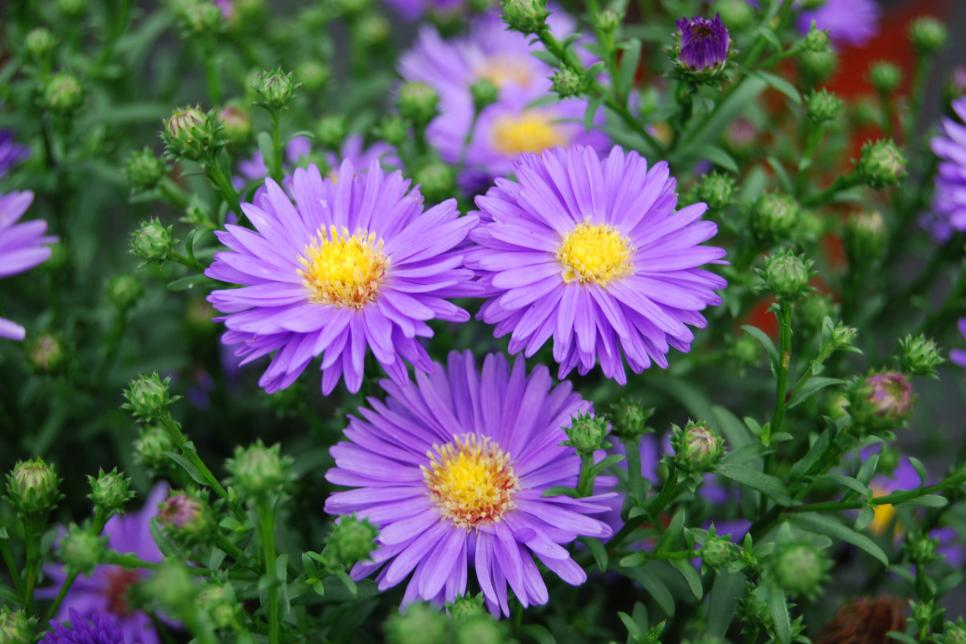
#> input picture year 2/semester 4/Digital picture processing/fist midterm exam/flowers.jpg, 966 x 644 px
$ python Andrej_Bardakoski_201149.py   (older library calls are emulated)
#> lines starting #> are read from the running program, lines starting #| are printed output that depends on the picture
import cv2
import numpy as np
from matplotlib import pyplot as plt

img_org = cv2.imread("flowers.jpg", 1)
#> img_org is the input picture: shape (644, 966, 3); mean B, G, R 93.5, 92.5, 88.3
img_gray = cv2.cvtColor(img_org, cv2.COLOR_BGR2GRAY)
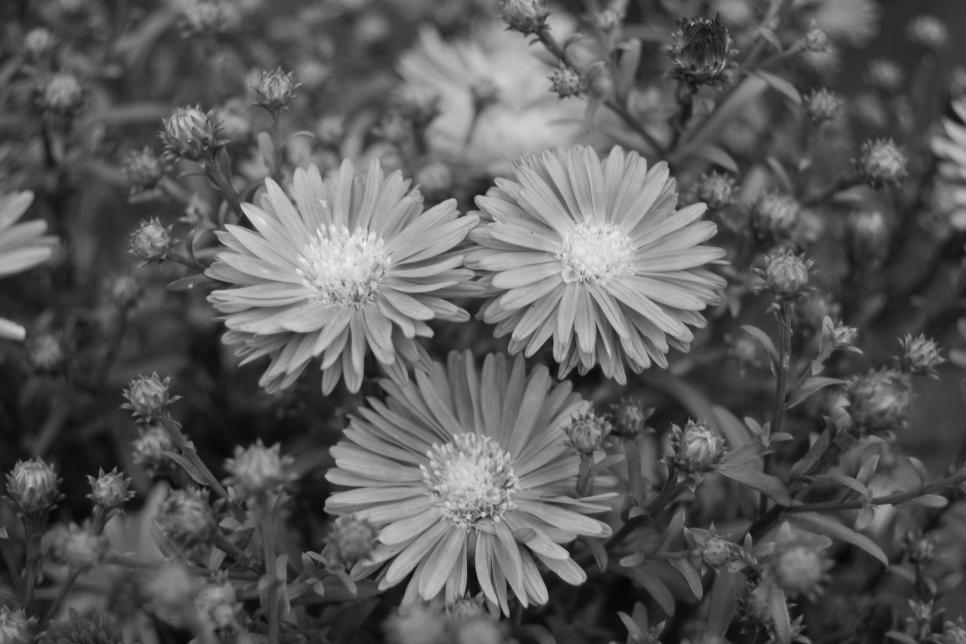
#> img_gray: shape (644, 966); min 4, max 241, mean 91.3
img_rgb = cv2.cvtColor(img_org, cv2.COLOR_BGR2RGB)

mask = np.zeros(img_gray.shape)
mask=np.uint8(mask)
mask[130:620,180:730]=255

img_masked=cv2.bitwise_and(img_gray,img_gray,mask=mask)
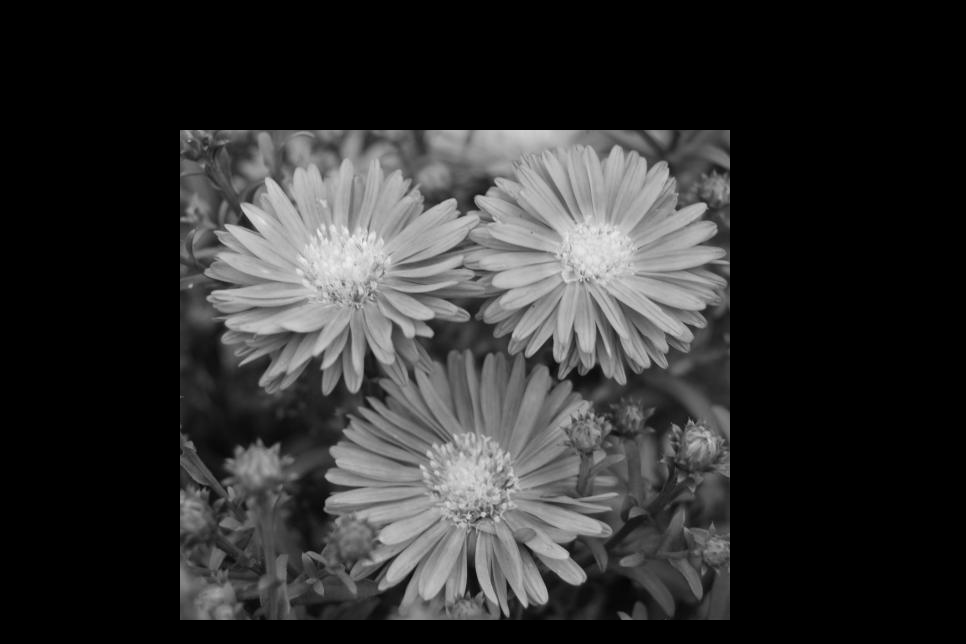
#> img_masked: shape (644, 966); min 0, max 241, mean 47.9

hist_mask = cv2.calcHist([img_gray],[0],mask,[256],[0,256])
#> hist_mask = 256 values, max 2160 at index 178, min 0 at index 0, mean 1052.7

grad_x = cv2.Sobel(img_gray, cv2.CV_16S, 1, 0, ksize=3, scale=1, delta=0, borderType=cv2.BORDER_DEFAULT)
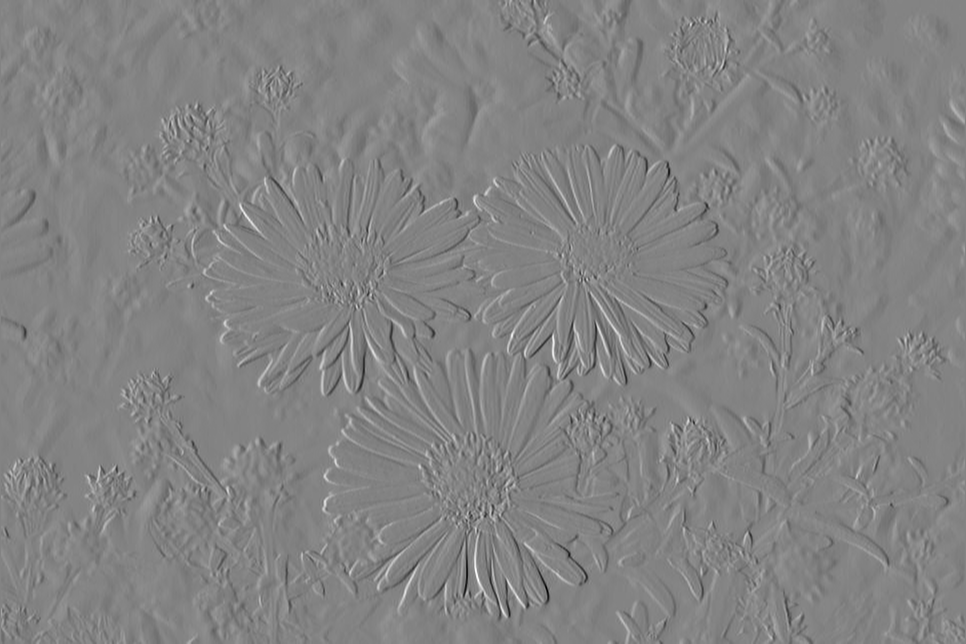
#> grad_x: shape (644, 966) int16; min -595, max 561, mean 0.1; drawn with min black and max white
grad_y = cv2.Sobel(img_gray, cv2.CV_16S, 0, 1, ksize=3, scale=1, delta=0, borderType=cv2.BORDER_DEFAULT)
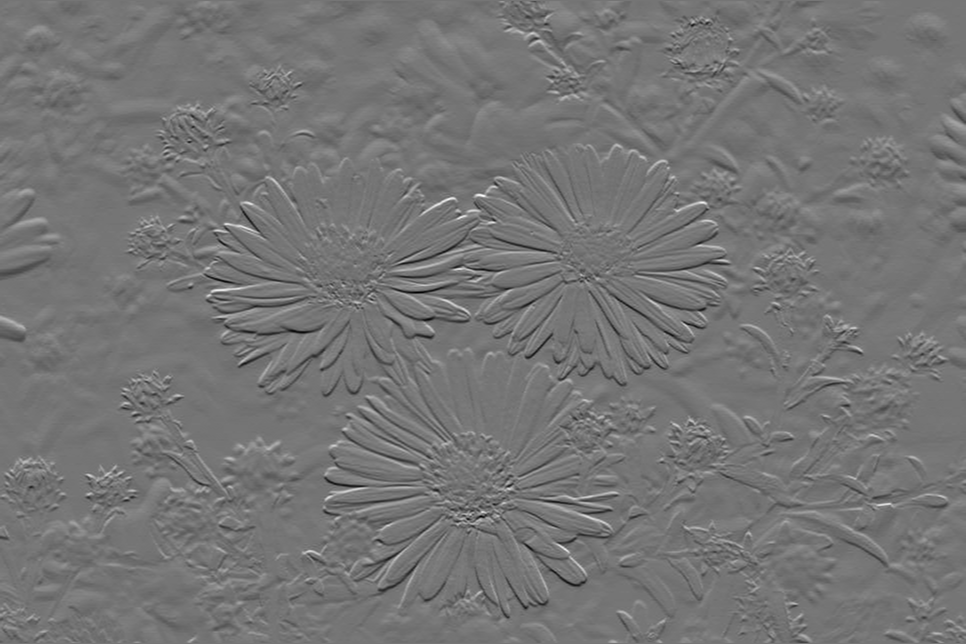
#> grad_y: shape (644, 966) int16; min -442, max 516, mean -0.4; drawn with min black and max white

img_grad_x = cv2.convertScaleAbs(grad_x)
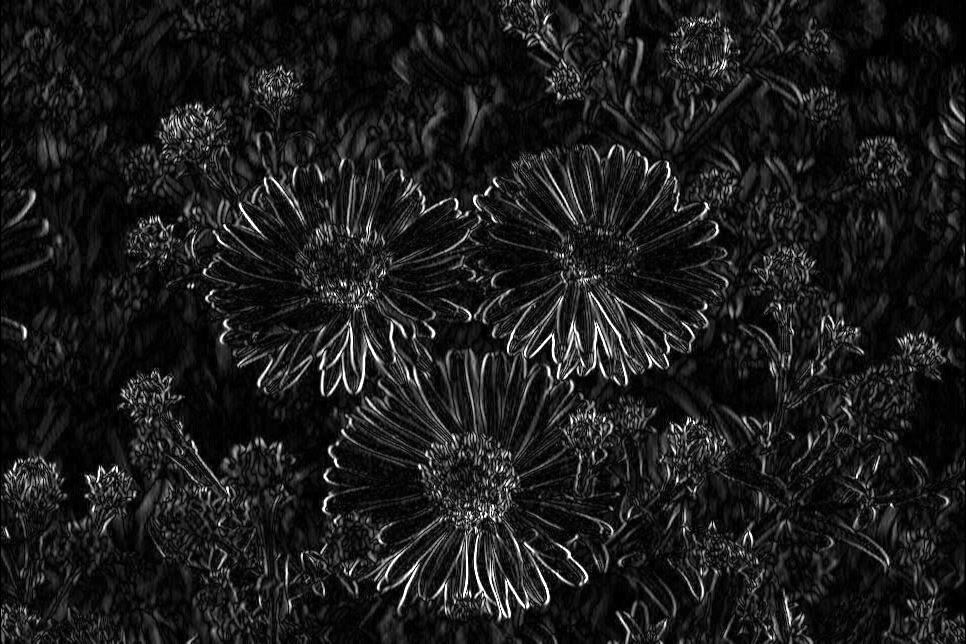
#> img_grad_x: shape (644, 966); min 0, max 255, mean 27.6
img_grad_y = cv2.convertScaleAbs(grad_y)
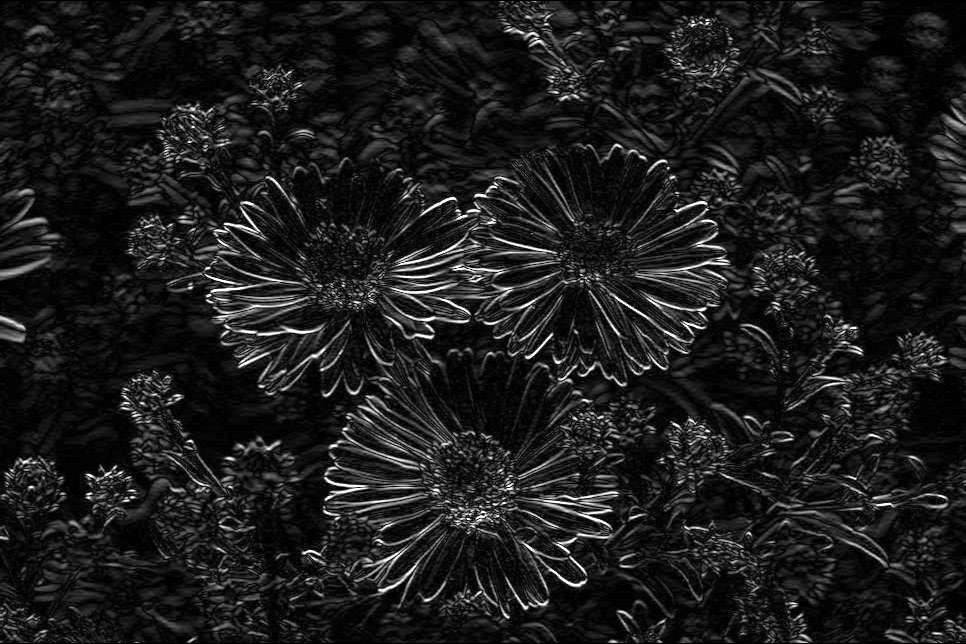
#> img_grad_y: shape (644, 966); min 0, max 255, mean 28.5

plt.subplot(321),plt.imshow(img_rgb,'gray'),plt.title('ORIGINAL')
plt.subplot(322),plt.imshow(img_gray,'gray'),plt.title('GRAY')
plt.subplot(323),plt.imshow(img_masked,'gray'),plt.title('MASKED')
plt.subplot(324),plt.plot(hist_mask),plt.title('REFLECT_101')
plt.subplot(325),plt.imshow(img_grad_y,'gray'),plt.title('SOBEL_Y')
plt.subplot(326),plt.imshow(img_grad_x,'gray'),plt.title('SOBEL_X')

plt.show()
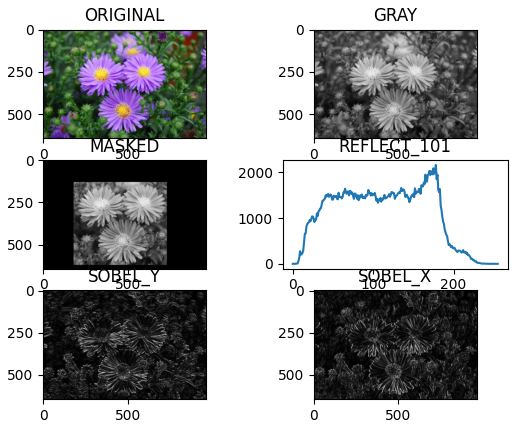
#> figure drawn by matplotlib, 6 panels; panel 4: curve peaks at x = 178, y = 2160
